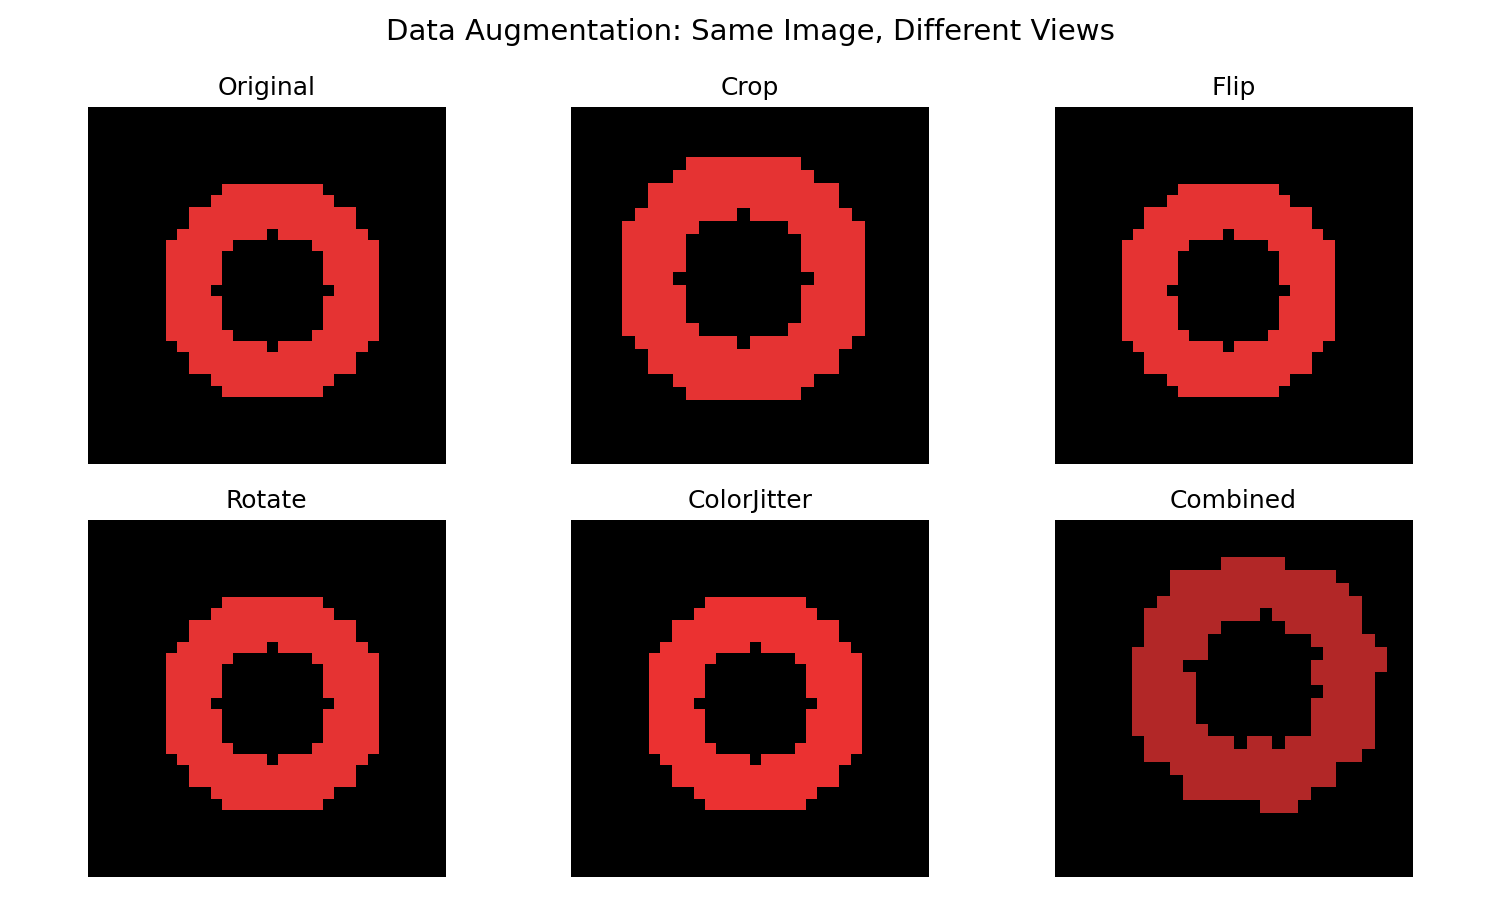

This chart was generated by the following Python code:
"""
augmentation_demo.py
Day 10: 数据增强可视化
"""

import torch
import torchvision.transforms as T
import matplotlib.pyplot as plt
import numpy as np

# 生成一张模拟图（3x32x32）
img = torch.zeros(3, 32, 32)
# 画一个红色的圆
for i in range(32):
    for j in range(32):
        if 5 < ((i-16)**2 + (j-16)**2)**0.5 < 10:
            img[0, i, j] = 0.9  # R
            img[1, i, j] = 0.2  # G
            img[2, i, j] = 0.2  # B

# 定义 5 种增强
transforms = {
    "Original": T.Compose([]),
    "Crop": T.RandomCrop(28),
    "Flip": T.RandomHorizontalFlip(p=1.0),  # p=1 强制翻转
    "Rotate": T.RandomRotation(30),
    "ColorJitter": T.ColorJitter(brightness=0.5, contrast=0.5),
    "Combined": T.Compose([
        T.RandomCrop(28),
        T.RandomHorizontalFlip(),
        T.RandomRotation(15),
        T.ColorJitter(brightness=0.3, contrast=0.3),
    ])
}

fig, axes = plt.subplots(2, 3, figsize=(10, 6))
axes = axes.flatten()

for idx, (name, trans) in enumerate(transforms.items()):
    # 每次增强都是随机的，所以同一张图每次结果不同
    aug = trans(img)
    axes[idx].imshow(aug.permute(1, 2, 0).numpy())
    axes[idx].set_title(name)
    axes[idx].axis('off')

plt.suptitle("Data Augmentation: Same Image, Different Views", fontsize=14)
plt.tight_layout()
plt.savefig('augmentation_demo.png', dpi=150)
plt.close()
print("图已保存: augmentation_demo.png")
print("观察：Crop/Flip/Rotate/Color 后，圆还是圆，但像素完全不同")
print("模型必须学会'不管怎么变，都是同一个类别'")
